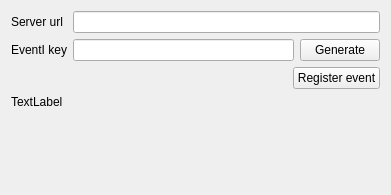
<?xml version="1.0" encoding="UTF-8"?>
<ui version="4.0">
 <class>Event::services::qx::QxClientServiceWidget</class>
 <widget class="QWidget" name="Event::services::qx::QxClientServiceWidget">
  <property name="geometry">
   <rect>
    <x>0</x>
    <y>0</y>
    <width>391</width>
    <height>195</height>
   </rect>
  </property>
  <property name="windowTitle">
   <string>SHV API service</string>
  </property>
  <layout class="QVBoxLayout" name="verticalLayout">
   <item>
    <layout class="QGridLayout" name="gridLayout">
     <item row="0" column="0">
      <widget class="QLabel" name="label_2">
       <property name="text">
        <string>Server url</string>
       </property>
      </widget>
     </item>
     <item row="0" column="1" colspan="2">
      <widget class="QLineEdit" name="edServerUrl"/>
     </item>
     <item row="1" column="0">
      <widget class="QLabel" name="label_3">
       <property name="text">
        <string>EventI key</string>
       </property>
      </widget>
     </item>
     <item row="1" column="1">
      <widget class="QLineEdit" name="edEventKey">
       <property name="readOnly">
        <bool>true</bool>
       </property>
      </widget>
     </item>
     <item row="1" column="2">
      <widget class="QPushButton" name="btGenerateApiKey">
       <property name="text">
        <string>Generate</string>
       </property>
      </widget>
     </item>
    </layout>
   </item>
   <item>
    <layout class="QHBoxLayout" name="horizontalLayout">
     <item>
      <spacer name="horizontalSpacer">
       <property name="orientation">
        <enum>Qt::Orientation::Horizontal</enum>
       </property>
       <property name="sizeHint" stdset="0">
        <size>
         <width>40</width>
         <height>20</height>
        </size>
       </property>
      </spacer>
     </item>
     <item>
      <widget class="QPushButton" name="btRegisterEvent">
       <property name="text">
        <string>Register event</string>
       </property>
      </widget>
     </item>
    </layout>
   </item>
   <item>
    <widget class="QLabel" name="lblStatus">
     <property name="text">
      <string>TextLabel</string>
     </property>
    </widget>
   </item>
   <item>
    <spacer name="verticalSpacer">
     <property name="orientation">
      <enum>Qt::Orientation::Vertical</enum>
     </property>
     <property name="sizeHint" stdset="0">
      <size>
       <width>20</width>
       <height>40</height>
      </size>
     </property>
    </spacer>
   </item>
  </layout>
 </widget>
 <tabstops>
  <tabstop>edServerUrl</tabstop>
  <tabstop>edEventKey</tabstop>
 </tabstops>
 <resources/>
 <connections/>
</ui>
